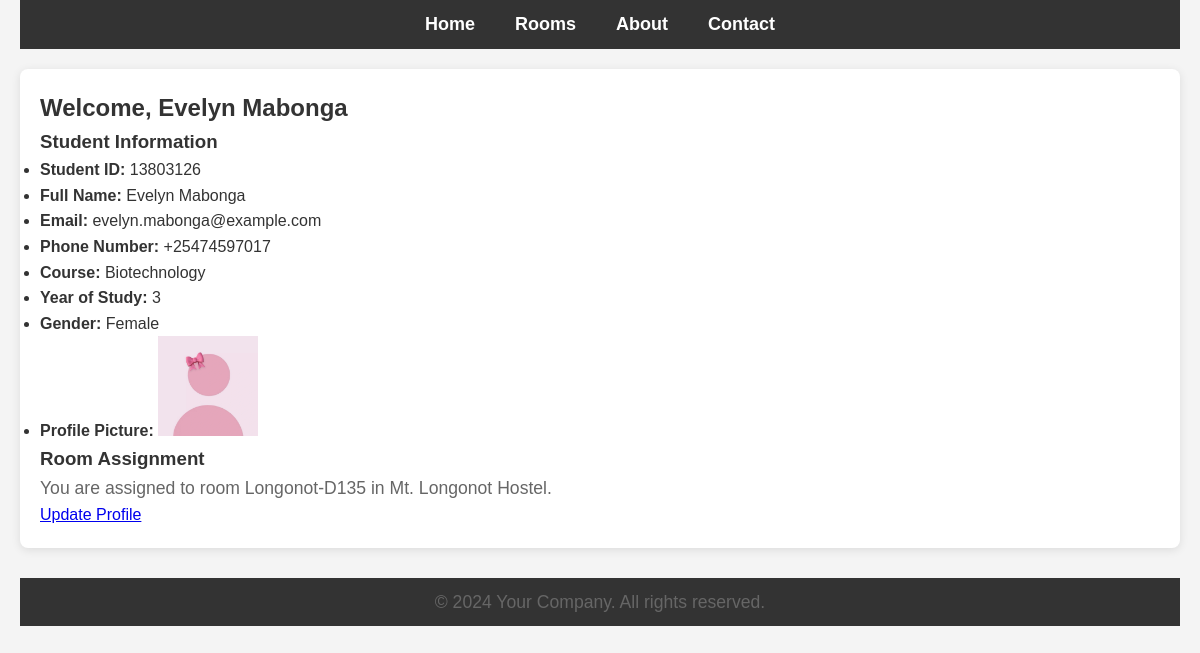
The app's page /student/dashboard/ (signed in) with its own data.
### main/models.py (models this page shows, shortened)
class Student(models.Model):
    GENDER_CHOICES = [
        ('Male', 'Male'),
        ('Female', 'Female'),
    ]
    student_id = models.CharField(max_length=20, unique=True)
    first_name = models.CharField(max_length=50)
    last_name = models.CharField(max_length=50)
    email = models.EmailField()
    phone_number = models.CharField(max_length=15)
    course = models.CharField(max_length=100)
    year_of_study = models.PositiveIntegerField()
    gender = models.CharField(max_length=10, choices=GENDER_CHOICES)
    profile_picture = models.ImageField(upload_to='profile_pics/', blank=True, null=True)
    room = models.ForeignKey('Room', on_delete=models.SET_NULL, null=True, blank=True)
    date_registered = models.DateTimeField(auto_now_add=True)
    username = models.CharField(max_length=20,  blank=True)

class Room(models.Model):
    ROOM_TYPE_CHOICES = [
        ('Single', 'Single'),
        ('Double', 'Double'),
        ('Triple', 'Triple'),
    ]
    room_number = models.CharField(max_length=10, unique=True)
    capacity = models.PositiveIntegerField(default=4)  # Default to 4 beds
    room_type = models.CharField(max_length=10, choices=ROOM_TYPE_CHOICES)
    hostel = models.ForeignKey('Hostel', on_delete=models.CASCADE)

class Hostel(models.Model):
    GENDER_CHOICES = [
        ('Male', 'Male'),
        ('Female', 'Female'),
    ]
    name = models.CharField(max_length=100, unique=True)
    location = models.CharField(max_length=150)
    total_rooms = models.PositiveIntegerField()
    warden = models.CharField(max_length=100)
    gender = models.CharField(max_length=6, choices=GENDER_CHOICES)  # Gender of the students allowed to stay in this hostel

### main/views.py (the view)
# urls.py: path('student/dashboard/', views.student_dashboard, name='student_dashboard'),
@login_required
def student_dashboard(request):
    user = request.user
    try:
        student = Student.objects.get(student_id=user.username)  # Assuming username is student_id
        context = {
            'student': student,
            'user': user,
        }
        return render(request, 'student_dashboard.html', context)
    except Student.DoesNotExist:
        messages.error(request, "Student information not found.")
        return redirect('login')  # Redirect to home or any other page

### templates/student_dashboard.html
{% extends 'base.html' %}
{% block content %}
  <h2>Welcome, {{ user.first_name }} {{ user.last_name }}</h2>
  <div class="student-dashboard">
    <h3>Student Information</h3>
    <ul>
      <li><strong>Student ID:</strong> {{ student.student_id }}</li>
      <li><strong>Full Name:</strong> {{ student.first_name }} {{ student.last_name }}</li>
      <li><strong>Email:</strong> {{ student.email }}</li>
      <li><strong>Phone Number:</strong> {{ student.phone_number }}</li>
      <li><strong>Course:</strong> {{ student.course }}</li>
      <li><strong>Year of Study:</strong> {{ student.year_of_study }}</li>
      <li><strong>Gender:</strong> {{ student.gender }}</li>
      <li>
        <strong>Profile Picture:</strong>
        {% if student.profile_picture %}
          <img src="{{ student.profile_picture.url }}" alt="Profile Picture" width="100" />
        {% else %}
          <p>No profile picture uploaded</p>
        {% endif %}
      </li>
    </ul>
    <h3>Room Assignment</h3>
    {% if student.room %}
      <p>You are assigned to room {{ student.room.room_number }} in {{ student.room.hostel.name }}.</p>
    {% else %}
      <p>You have not been assigned to a room yet.</p>
    {% endif %}
    <div class="actions">
      <a href="{% url 'update_profile' %}">Update Profile</a>
    </div>
  </div>
{% endblock %}

### static/css/styles.css (style rules this page uses)
* { margin: 0; padding: 0; box-sizing: border-box; }
body { font-family: Arial, sans-serif; line-height: 1.6; background-color: #f4f4f4; color: #333; padding: 0 20px; }
p { font-size: 1.1rem; color: #666; }

### records on screen
Student: student_id "13803126", first_name "Evelyn", last_name "Mabonga", email "evelyn.mabonga@example.com", phone_number "+25474597017", course "Biotechnology", year_of_study "3", gender "Female", profile_picture (picture), room.room_number "Longonot-D135", room.hostel.name "Mt. Longonot Hostel"

### other values on screen
{{ user.first_name }} "Evelyn"
{{ user.last_name }} "Mabonga"
